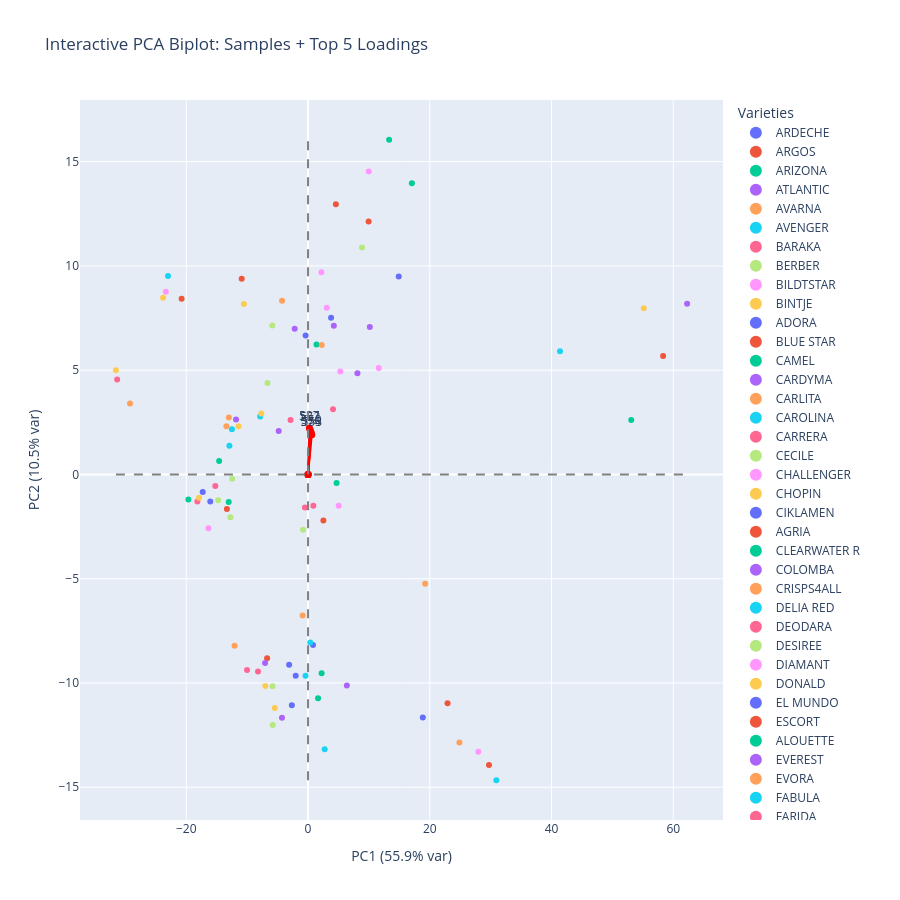

Source (notebook cell):
### Markdown cell above
# PCA

### Code cell
from sklearn.impute import SimpleImputer
from sklearn.preprocessing import StandardScaler
from sklearn.decomposition import PCA
import matplotlib.pyplot as plt
!pip install adjustText


# Pivot to wide matrix (samples × peaks)
X = samples_with_variety.pivot_table(
    index="Filename",
    columns="Peak",
    values="Log10_normalized",   # or Intensity_corrected if you prefer
    aggfunc="mean"
)

# Impute missing values + scale
imputer = SimpleImputer(strategy="mean")
X_filled = imputer.fit_transform(X)
X_scaled = StandardScaler().fit_transform(X_filled)

# PCA with 2 components
pca = PCA(n_components=2)
scores = pca.fit_transform(X_scaled)

# Add back metadata
scores_df = pd.DataFrame(scores, index=X.index, columns=["PC1", "PC2"])
scores_df = scores_df.reset_index().merge(
    samples_with_variety[["Filename", "Variety"]].drop_duplicates(),
    on="Filename", how="left"
)




# Select top features (peaks) again
from adjustText import adjust_text

# Get PCA loadings
loadings = pca.components_.T[:, :2]
loading_df = pd.DataFrame(loadings, columns=["PC1", "PC2"], index=X.columns)

# Pick top 5 peaks by absolute PC1/PC2 contribution
loading_df["abs_contrib"] = (loading_df["PC1"]**2 + loading_df["PC2"]**2)**0.5
top_loadings = loading_df.nlargest(5, "abs_contrib")

import plotly.graph_objects as go
import plotly.express as px

# Interactive scatter for samples
fig = px.scatter(
    scores_df,
    x="PC1", y="PC2",
    color="Variety",
    hover_data=["Filename", "Variety"],
    labels={
        "PC1": f"PC1 ({pca.explained_variance_ratio_[0]*100:.1f}% var)",
        "PC2": f"PC2 ({pca.explained_variance_ratio_[1]*100:.1f}% var)"
    },
    title="Interactive PCA Biplot: Samples + Top 5 Loadings"
)

# Add loadings as arrows
scale = 20  # scaling factor for visibility
for i, row in top_loadings.iterrows():
    fig.add_trace(go.Scatter(
        x=[0, row["PC1"]*scale],
        y=[0, row["PC2"]*scale],
        mode="lines+markers+text",
        line=dict(color="red", width=2),
        marker=dict(size=7, color="red"),
        text=[None, str(i)],  # label only at arrow head
        textposition="top center",
        name=f"Loading: {i}",
        hovertext=f"Peak: {i}<br>PC1: {row['PC1']:.3f}<br>PC2: {row['PC2']:.3f}"
    ))

# Add axis lines
fig.add_shape(type="line", x0=min(scores_df["PC1"]), x1=max(scores_df["PC1"]), y0=0, y1=0,
              line=dict(color="gray", dash="dash"))
fig.add_shape(type="line", x0=0, x1=0, y0=min(scores_df["PC2"]), y1=max(scores_df["PC2"]),
              line=dict(color="gray", dash="dash"))

# Resize for better readability
fig.update_layout(
    width=900, height=900,
    legend=dict(itemsizing="constant", title="Varieties")
)

fig.show()
